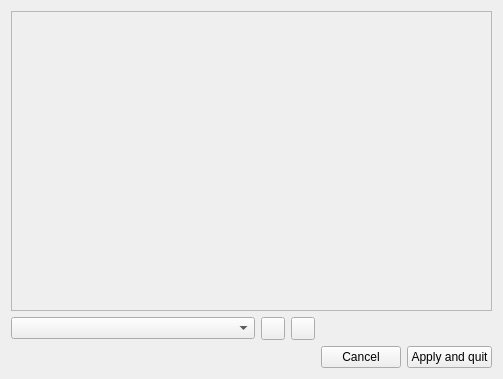
<ui version="4.0" >
 <class>PropertyDialog</class>
 <widget class="QWidget" name="PropertyDialog" >
  <property name="windowModality" >
   <enum>Qt::WindowModal</enum>
  </property>
  <property name="geometry" >
   <rect>
    <x>0</x>
    <y>0</y>
    <width>503</width>
    <height>379</height>
   </rect>
  </property>
  <property name="windowTitle" >
   <string>Form</string>
  </property>
  <layout class="QGridLayout" name="gridLayout" >
   <item row="2" column="0" colspan="3" >
    <spacer name="horizontalSpacer" >
     <property name="orientation" >
      <enum>Qt::Horizontal</enum>
     </property>
     <property name="sizeHint" stdset="0" >
      <size>
       <width>261</width>
       <height>17</height>
      </size>
     </property>
    </spacer>
   </item>
   <item row="0" column="0" colspan="5" >
    <widget class="QFrame" name="frame" >
     <property name="frameShape" >
      <enum>QFrame::StyledPanel</enum>
     </property>
     <property name="frameShadow" >
      <enum>QFrame::Raised</enum>
     </property>
     <layout class="QVBoxLayout" name="verticalLayout_2" >
      <item>
       <layout class="QGridLayout" name="metaLayout" />
      </item>
     </layout>
    </widget>
   </item>
   <item row="2" column="3" >
    <widget class="QPushButton" name="cancelButton" >
     <property name="sizePolicy" >
      <sizepolicy vsizetype="Fixed" hsizetype="Fixed" >
       <horstretch>0</horstretch>
       <verstretch>0</verstretch>
      </sizepolicy>
     </property>
     <property name="text" >
      <string>Cancel</string>
     </property>
    </widget>
   </item>
   <item row="2" column="4" >
    <widget class="QPushButton" name="applyButton" >
     <property name="sizePolicy" >
      <sizepolicy vsizetype="Fixed" hsizetype="Fixed" >
       <horstretch>0</horstretch>
       <verstretch>0</verstretch>
      </sizepolicy>
     </property>
     <property name="text" >
      <string>Apply and quit</string>
     </property>
    </widget>
   </item>
   <item row="1" column="3" colspan="2" >
    <spacer name="horizontalSpacer_2" >
     <property name="orientation" >
      <enum>Qt::Horizontal</enum>
     </property>
     <property name="sizeHint" stdset="0" >
      <size>
       <width>288</width>
       <height>17</height>
      </size>
     </property>
    </spacer>
   </item>
   <item row="1" column="2" >
    <widget class="QToolButton" name="removeButton" >
     <property name="toolTip" >
      <string>Remove the selected metadatas</string>
     </property>
     <property name="text" >
      <string/>
     </property>
     <property name="icon" >
      <iconset resource="../ressources.qrc" >
       <normaloff>:/images/remove.png</normaloff>:/images/remove.png</iconset>
     </property>
     <property name="iconSize" >
      <size>
       <width>16</width>
       <height>16</height>
      </size>
     </property>
    </widget>
   </item>
   <item row="1" column="1" >
    <widget class="QToolButton" name="addButton" >
     <property name="toolTip" >
      <string>Add a new metadata</string>
     </property>
     <property name="text" >
      <string/>
     </property>
     <property name="icon" >
      <iconset resource="../ressources.qrc" >
       <normaloff>:/images/ajouter.png</normaloff>:/images/ajouter.png</iconset>
     </property>
    </widget>
   </item>
   <item row="1" column="0" >
    <widget class="QComboBox" name="metaComboBox" />
   </item>
  </layout>
 </widget>
 <resources>
  <include location="../ressources.qrc" />
 </resources>
 <connections>
  <connection>
   <sender>cancelButton</sender>
   <signal>clicked()</signal>
   <receiver>PropertyDialog</receiver>
   <slot>close()</slot>
   <hints>
    <hint type="sourcelabel" >
     <x>347</x>
     <y>441</y>
    </hint>
    <hint type="destinationlabel" >
     <x>420</x>
     <y>164</y>
    </hint>
   </hints>
  </connection>
 </connections>
</ui>
